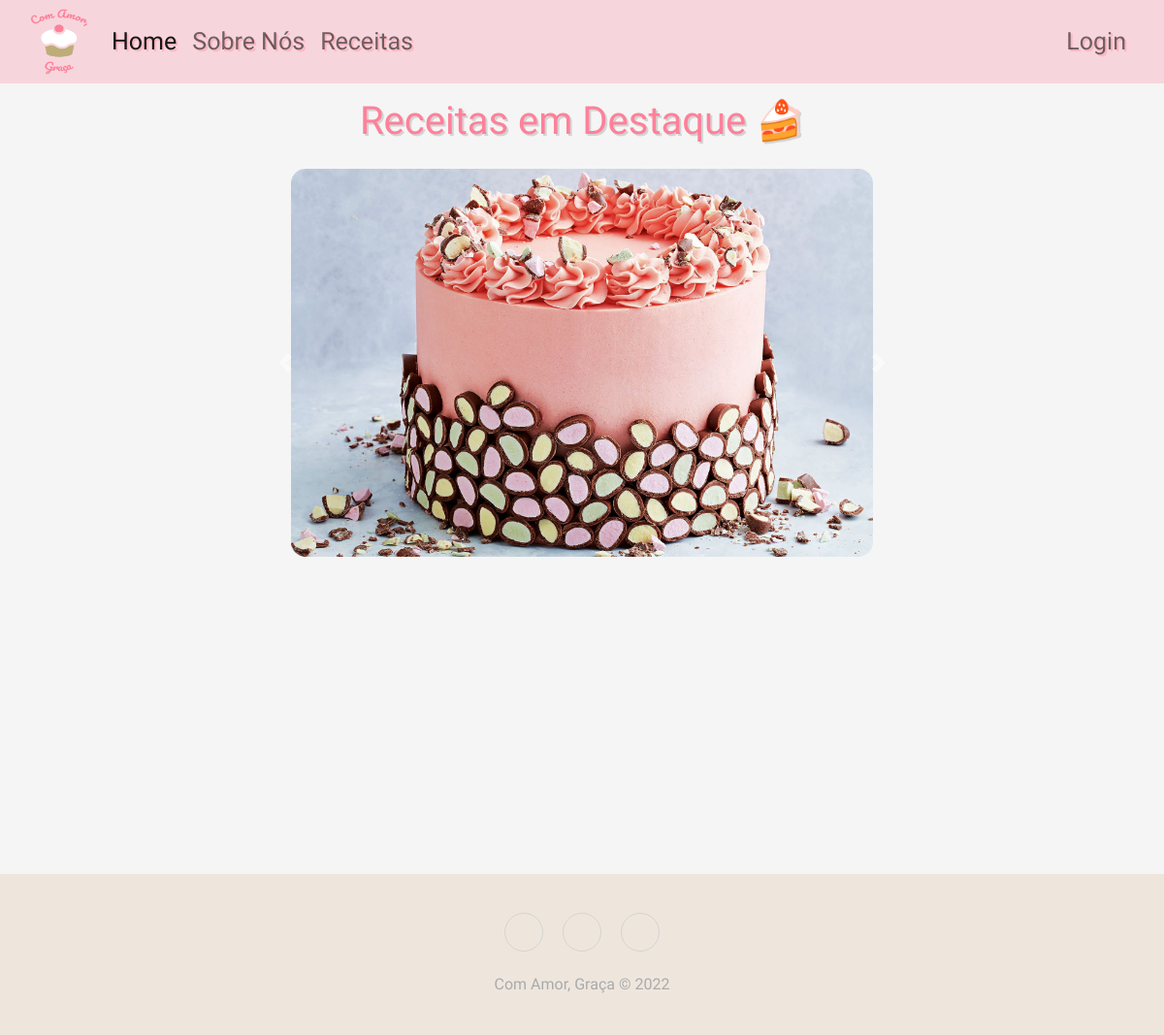
Before: / with the older database file.
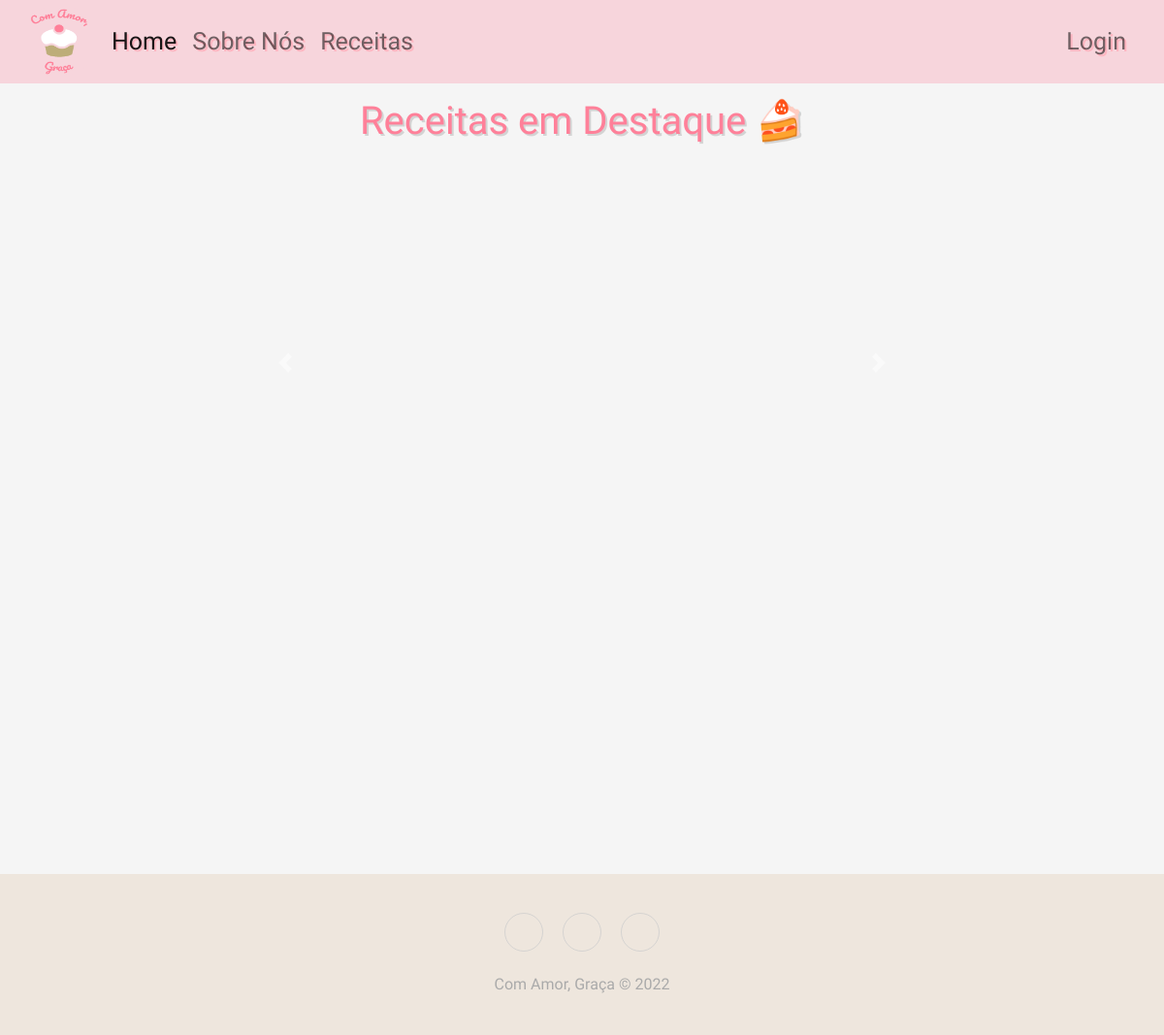
After: the same page with the newer database file.
### flask_program/models_database.py (models this page shows)
class Post(db.Model, UserMixin):
    id = db.Column(db.Integer, primary_key=True)
    img_path = db.Column(db.Text, nullable=False, unique=True)
    filename = db.Column(db.Text, nullable=False)
    mimetype = db.Column(db.Text, nullable=False)
    user_id = db.Column(db.Integer, db.ForeignKey('user.id'))

### flask_program/views.py (the view)
@views.route('/')
def index():
    img = Post.query.filter(Post.user_id == 1).all()
    return render_template('index.html', posts=img, counter=1)

### flask_program/templates/index.html (shortened to what this page needs)
<!DOCTYPE html>
<html lang="pt-PT">
    <head>
        <link href="https://cdn.jsdelivr.net/npm/bootstrap@5.2.3/dist/css/bootstrap.min.css" rel="stylesheet">
        <link rel="stylesheet" href="https://cdnjs.cloudflare.com/ajax/libs/twitter-bootstrap/4.1.3/css/bootstrap.min.css">
        <link rel="stylesheet" href="https://cdnjs.cloudflare.com/ajax/libs/ionicons/2.0.1/css/ionicons.min.css">
        <link rel="stylesheet" href="static/style.css">
    </head>
    <body>
        <header>
            <div class="navigation">
                <nav class="navbar navbar-expand-lg pink-nav">
                    <div class="container-fluid">
                      <a class="navbar-brand" href="#">
                        <img src="/static/logo2.png" alt="Brand Logo" width="60" height="70">
                      </a>
                      <div class="collapse navbar-collapse" id="navbarSupportedContent">
                        <ul class="navbar-nav me-auto mb-2 mb-lg-0">
                          <li class="nav-item">
                            <a class="nav-link active" aria-current="page" href="#">Home</a>
                          </li>
                          <li class="nav-item">
                            <a class="nav-link" href="#">Sobre Nós</a>
                          </li>
                          <li class="nav-item">
                            <a class="nav-link" href="#">Receitas</a>
                          </li>
                          <li class="nav-item ms-auto">
                            <a class="nav-link" href="{{ url_for('auth.login') }}">Login</a>
                          </li>
                        </ul>
                      </div>
                    </div>
                  </nav>
            </div>
        </header>
        <main>
            {% block main %}
            <h1>Receitas em Destaque &#127856;</h1>
            <div id="carouselFade" class="carousel slide carousel-fade" data-bs-ride="carousel">
              <div class="carousel-inner">
                {% for post in posts %}
                  <div class="carousel-item {% if loop.index == 1 %} active {% endif %}">
                    <img src="{{ post.img_path }}" class="d-block" alt="...">
                  </div>
                {% endfor %}
              </div>
              <button class="carousel-control-prev" type="button" data-bs-target="#carouselFade" data-bs-slide="prev">
                <span class="carousel-control-prev-icon" aria-hidden="true"></span>
              </button>
              <button class="carousel-control-next" type="button" data-bs-target="#carouselFade" data-bs-slide="next">
                <span class="carousel-control-next-icon" aria-hidden="true"></span>
              </button>
            </div>
            {% endblock %}
        </main>
        <div class="footer-basic">
            <footer>
                <div class="social">
                    <a href="https://instagram.com/withlovegratia"></a>
                    <a href="#"></a>
                    <a href="#"></a></div>
                <p class="copyright">Com Amor, Graça © 2022</p>
            </footer>
        </div>
    </body>
</html>

### flask_program/static/style.css (style rules this page uses)
.pink-nav { background-color: #F7D5DC !important; font-size: 25px; }
.nav-item { text-shadow: 2px 2px lightpink; color: #4b4c4d; }
.navbar-brand { padding: 0; }
.navbar-nav { width: 100%; }
body { background-color: #f5f5f5; font-family: 'Indie Flower', cursive; }
main { min-height: 100vh; background-color: #f5f5f5; }
main h1 { margin-top: 15px; text-align: center; color: #FF8099; text-shadow: 2px 2px lightgray; }
#carouselFade { width: 60vw; height: 50vh; margin: 25px auto; }
.carousel-inner, .carousel-item { height: 100%; }
.footer-basic { padding:40px 0; background-color: #eee6dd; color:#4b4c4d; }
.footer-basic .social { text-align:center; padding: 0; }
.footer-basic .social > a { font-size:24px; width:40px; height:40px; line-height:40px; display:inline-block; text-align:center; border-radius:50%; border:1px solid #ccc; margin:0 8px; color:inherit; opacity:0.75; }
.footer-basic .copyright { margin-top:15px; text-align:center; font: size 15px; color:#aaa; margin-bottom:0; }

Changed rows visible on the page:
removed Post: img_path (picture)
